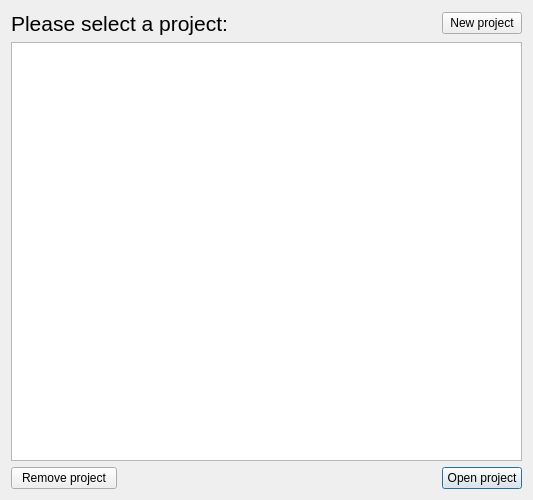
<?xml version="1.0" encoding="UTF-8"?>
<ui version="4.0">
 <class>Dialog</class>
 <widget class="QDialog" name="Dialog">
  <property name="geometry">
   <rect>
    <x>0</x>
    <y>0</y>
    <width>533</width>
    <height>500</height>
   </rect>
  </property>
  <property name="windowTitle">
   <string>BlackDevelop - Open project</string>
  </property>
  <layout class="QGridLayout" name="gridLayout">
   <item row="2" column="3">
    <widget class="QPushButton" name="pushButton">
     <property name="text">
      <string>Open project</string>
     </property>
    </widget>
   </item>
   <item row="0" column="3">
    <widget class="QPushButton" name="pushButton_3">
     <property name="text">
      <string>New project</string>
     </property>
    </widget>
   </item>
   <item row="0" column="2">
    <spacer name="horizontalSpacer_2">
     <property name="orientation">
      <enum>Qt::Horizontal</enum>
     </property>
     <property name="sizeHint" stdset="0">
      <size>
       <width>134</width>
       <height>20</height>
      </size>
     </property>
    </spacer>
   </item>
   <item row="2" column="1" colspan="2">
    <spacer name="horizontalSpacer">
     <property name="orientation">
      <enum>Qt::Horizontal</enum>
     </property>
     <property name="sizeHint" stdset="0">
      <size>
       <width>134</width>
       <height>20</height>
      </size>
     </property>
    </spacer>
   </item>
   <item row="2" column="0">
    <widget class="QPushButton" name="pushButton_2">
     <property name="text">
      <string>Remove project</string>
     </property>
    </widget>
   </item>
   <item row="1" column="0" colspan="4">
    <widget class="QListWidget" name="listWidget">
     <property name="font">
      <font>
       <pointsize>16</pointsize>
      </font>
     </property>
    </widget>
   </item>
   <item row="0" column="0" colspan="2">
    <widget class="QLabel" name="label">
     <property name="font">
      <font>
       <pointsize>16</pointsize>
      </font>
     </property>
     <property name="text">
      <string>Please select a project:</string>
     </property>
    </widget>
   </item>
  </layout>
 </widget>
 <resources/>
 <connections/>
</ui>
